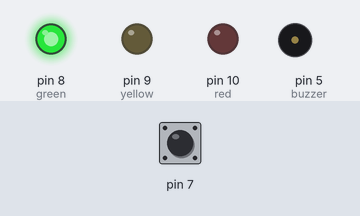
A sketch run on a simulated Arduino Uno, built with avr-gcc and run on an emulated ATmega328P. On the bench: output pins drawn as LEDs (lit = HIGH), buzzer (waves = sounding). The inputs (shaded band) are chosen by the test bench; at power-on: pin 7 HIGH.

Above: at 0.1 s.
At 4.1 s:
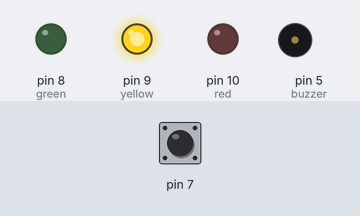
At 6.1 s:
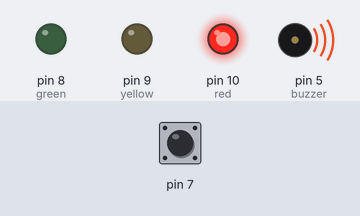
Timing chart, 0 to 7.6 s (numbered marks = the images above):
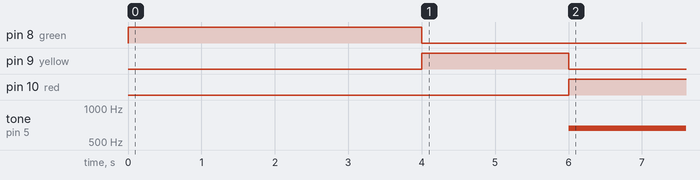

Measured:
- by itself, pin 8 (green): LOW → HIGH at 0.00 s, → LOW 4.0 s later
- by itself, pin 9 (yellow): LOW → HIGH at 4.0 s, → LOW 2.0 s later
- by itself, pin 10 (red): LOW → HIGH at 6.0 s
- by itself, tone on pin 5 (buzzer): silent → 659 Hz at 6.0 s

The sketch:

fanari.ino
```cpp
// variables
int green = 8;
int yellow = 9;
int red = 10;
int greenDe = 6;
int yellowDe = 2;
int redDe = 6;
int buzzer = 5;
bool redFlag = false; //patame to koumpi otan to fanari einai kokino
bool greenFlag = false;
bool redDisplay = false; //ekane ta 10 deft sto kokino (mas bgazei apo to loop)
bool displayGreen = false;
bool buzzerFlag = false; //tsekarei pote einai se 6 h 10 defterolepta
int times = 0;
#define button digitalRead(7) == 0 //koumpi sto 7

// basic functions
void setup() {
  pinMode(green, OUTPUT);
  pinMode(yellow, OUTPUT);
  pinMode(red, OUTPUT);
  pinMode(button, INPUT);
  pinMode(buzzer, OUTPUT);
}

void loop() {             //edo einai main
  green_light(greenDe);
  yellow_light(yellowDe);
  red_light(redDe);
}

void green_light(int delayGreen) {
  int i = 0;
  while (i < delayGreen) { // oso i<delayGreen anavei to prasino
    greenFlag = true;
    digitalWrite(green, HIGH);
    digitalWrite(yellow, LOW);
    digitalWrite(red, LOW);
    i ++;
    delay(1000);
    push_switch(i);
    if (displayGreen) {        // kovei to while
      i = delayGreen + 2;
    }
    redFlag = false;
    displayGreen = false;
    greenFlag = false;
  }
}

void yellow_light(int delayYellow) {
  int i = 0;
  while (i < delayYellow) {
    redFlag = false;
    greenFlag = false;
    digitalWrite(green, LOW);
    digitalWrite(yellow, HIGH);
    digitalWrite(red, LOW);
    i++;
    delay(1000);
  }
}

void red_light(int delayRed) {
  int i = 0;

  while (i < delayRed) {
    redFlag = true;
    digitalWrite(green, LOW);
    digitalWrite(yellow, LOW);
    digitalWrite(red, HIGH);
    i++;
    if (buzzerFlag) {
      tone(buzzer, 659);
    }
    delay(1000);
    noTone(buzzer);
    push_switch(i);   //elegxei an einai patimeno to koumpi
    if (redDisplay == true) {
      i =  delayRed + 2;
    }
    redFlag = false;
    greenFlag = false;
    redDisplay = false;
  }
}

void push_switch(int remainingTime) {
  if (!button) { // ginete true
    if (redFlag) {
      buzzerFlag = true;
      red_light(10);
      buzzerFlag = false;
      redDisplay = true;
      redFlag = false;
      return;
    } else if (greenFlag) {
      if (remainingTime < 3) {
        digitalWrite(green, HIGH);
        delay(3000);
        greenOperation();
      } else {
        int times = (greenDe - remainingTime) * 1000; //apominantas xronos se milisecond
        digitalWrite(green, HIGH);
        delay(times);
        greenOperation();
      }
    }
  }
}

void greenOperation() { //otan patame to koumpi sto prasino
  buzzerFlag = true;
  yellow_light(2);
  red_light(10);
  green_light(6);
  redFlag = false;
  displayGreen = true;
  greenFlag = false;
  buzzerFlag = false;
  delay(100);
}
```
